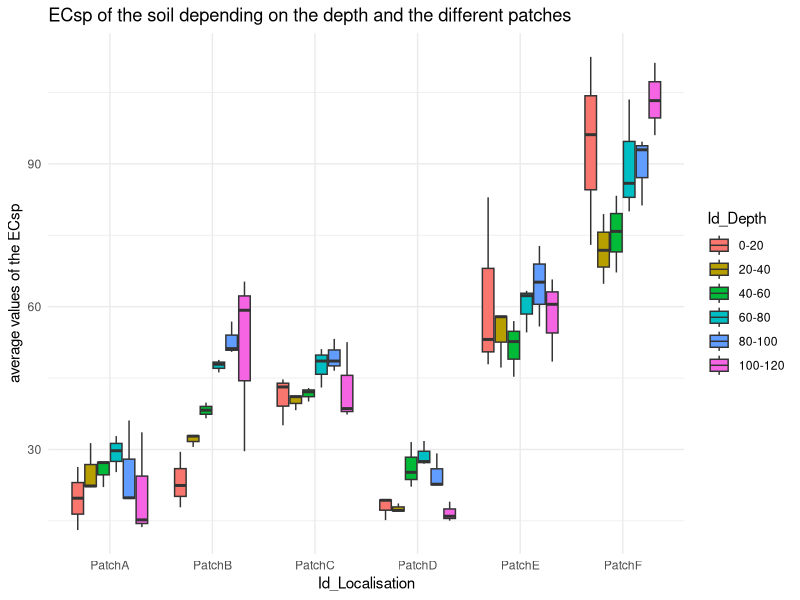
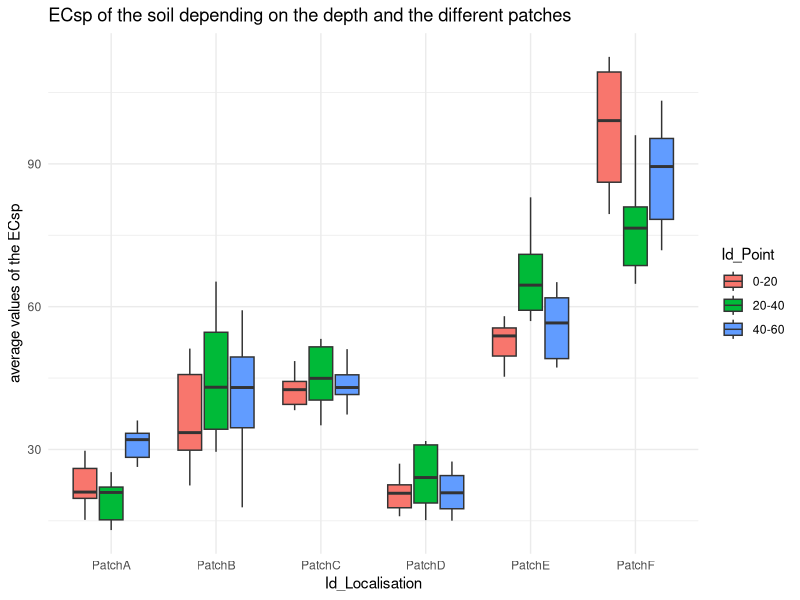
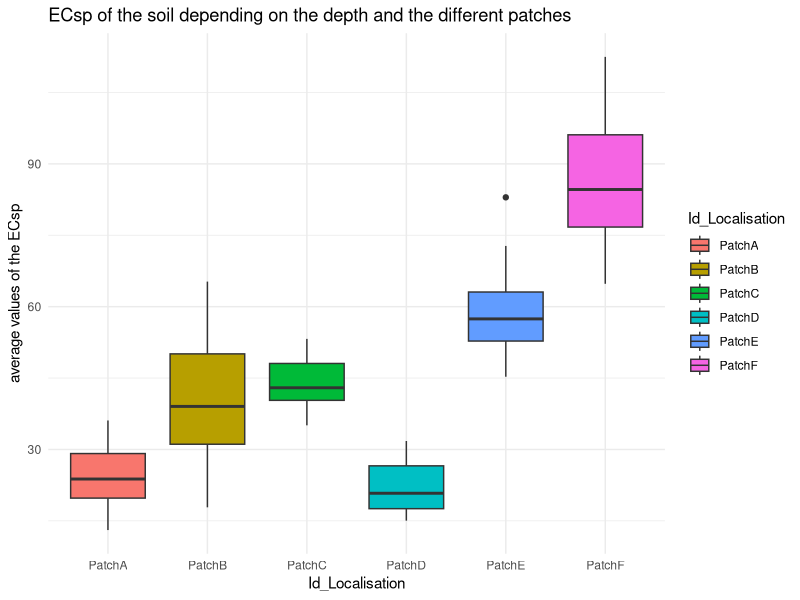
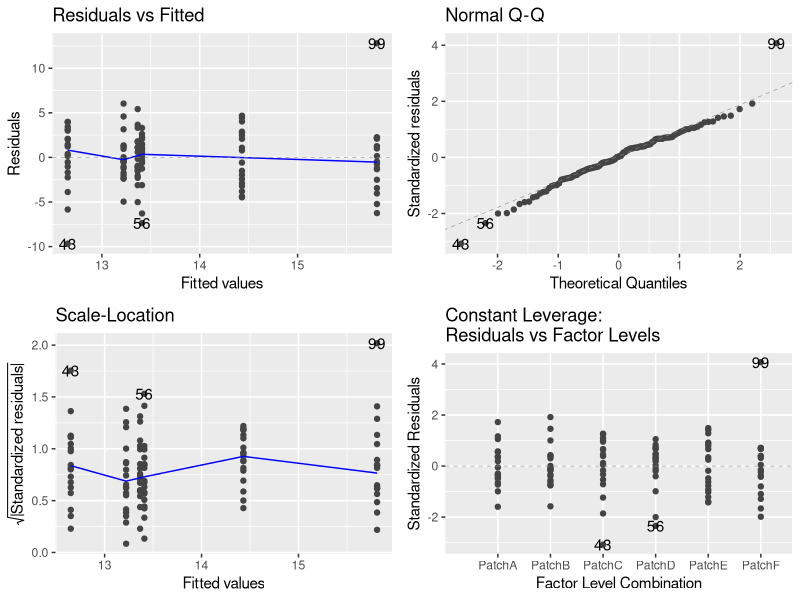
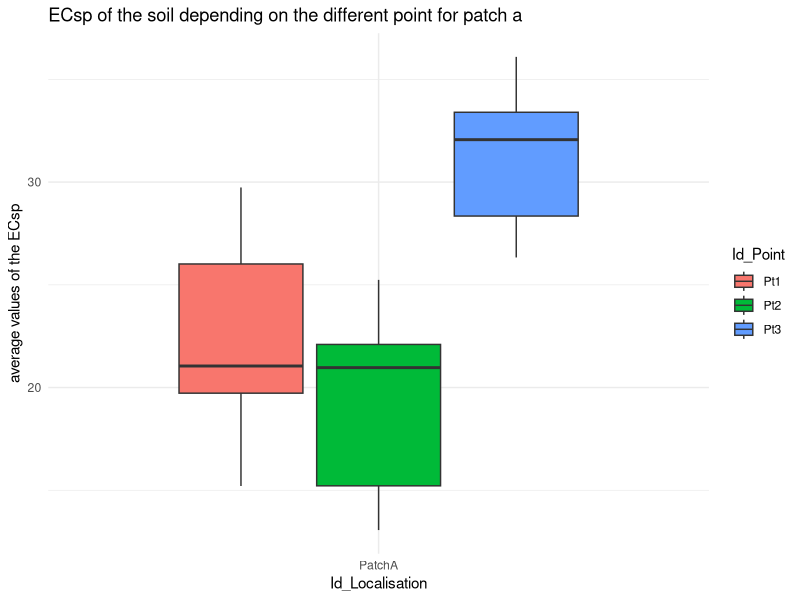
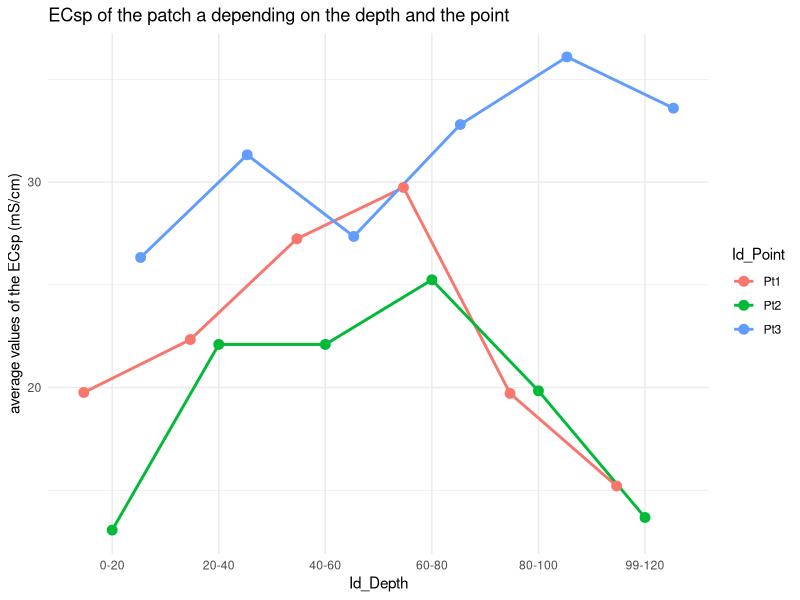
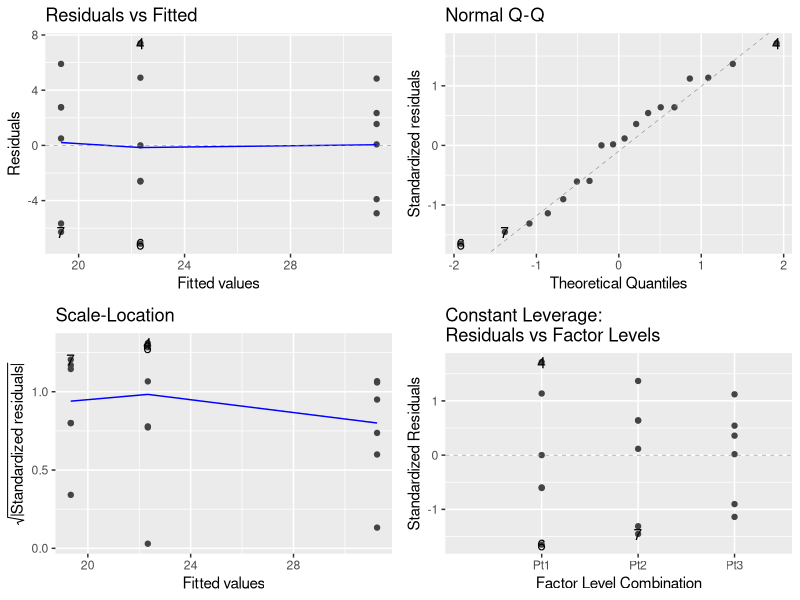
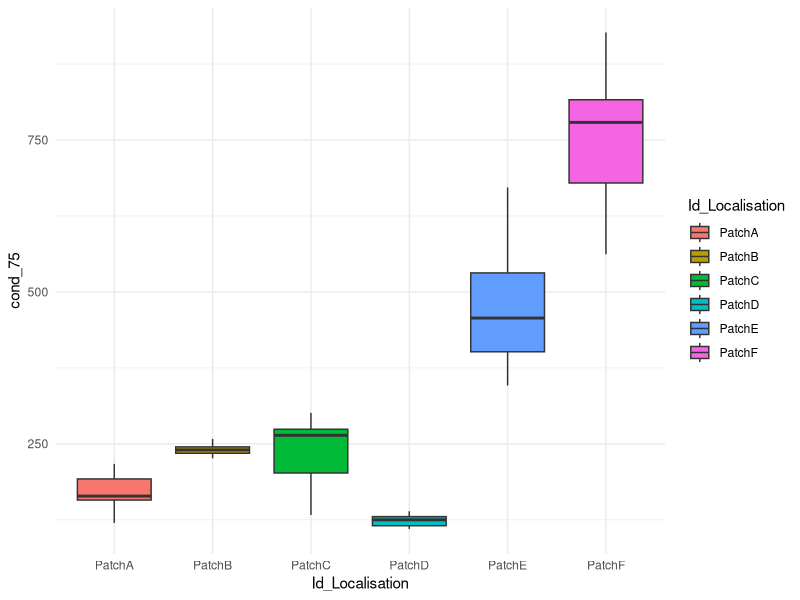

These charts were generated, in order, by the following R code: (Note: this script raises an error after producing the figures.)
## ---- chunk 1
knitr::opts_chunk$set(echo= TRUE, warning=FALSE, message=FALSE)
rm(list=ls())
## ---- chunk 2
library(tidyverse)
library(lubridate)
library (readxl)
library(ggplot2)
library(ggfortify)
library(car)

## ---- chunk 3
#analysis of the data for the abiotic properties of the soil : 

metadata<-read_excel("donnees_sol1.xlsx",sheet="metadata")
donnees_global<-read_excel("donnees_sol1.xlsx",sheet="global")
donneeee<-read_excel("donnees_sol1.xlsx",sheet="Feuil1")

tableau <- metadata %>%  #contains all the data for all the patches, all the point and all the depth
  full_join(donnees_global) %>% 
  na.omit()

tableau3<-metadata %>% #contains the data for all the patches, all the points, but at one predefined depth. This depth could be change by modifing the structure of the data sheet
  full_join(donneeee) %>% 
  na.omit()



#with the code just below, we can see a graph showing the ECsp according to the localisation and the depth. To see the same thing with the moisture, change and write "y= moisture"

ggplot(tableau, aes(x=Id_Localisation, y=ECsp, fill=Id_Depth)) +
  geom_boxplot() +
  labs(title = "ECsp of the soil depending on the depth and the different patches",
       y = "average values of the ECsp") +
  scale_fill_discrete(labels = c('0-20','20-40','40-60','60-80','80-100','100-120'))+
  theme_minimal()


ggplot(tableau, aes(x=Id_Localisation, y=ECsp, fill=Id_Point)) +
  geom_boxplot() +
  labs(title = "ECsp of the soil depending on the depth and the different patches",
       y = "average values of the ECsp") +
  scale_fill_discrete(labels = c('0-20','20-40','40-60','60-80','80-100','100-120'))+
  theme_minimal()

ggplot(tableau, aes(x=Id_Localisation, y=ECsp, fill=Id_Localisation))+
  geom_boxplot() +
  labs(title = "ECsp of the soil depending on the depth and the different patches",
       y = "average values of the ECsp") +
  theme_minimal()

reg<-lm(moisture~Id_Localisation,data=tableau)
summary(reg)
ret_aov<-aov(reg)
autoplot(reg)
res<-residuals(reg)
shapiro.test(res)
leveneTest(ret_aov)
anova(reg)
TukeyHSD(ret_aov)

metidataA<-read_excel("donnees_sol1.xlsx",sheet="patchA")
metidataB<-read_excel("donnees_sol1.xlsx",sheet="patchB")
metidataC<-read_excel("donnees_sol1.xlsx",sheet="patchC")
metidataD<-read_excel("donnees_sol1.xlsx",sheet="patchD")
metidataE<-read_excel("donnees_sol1.xlsx",sheet="patchE")
metidataF<-read_excel("donnees_sol1.xlsx",sheet="patchF")

tableau2 <- metadata %>%  #represents the data for one patch
  full_join(metidataA) %>% #if you want to change the patch, you only have to change the letter #in metidata
  na.omit()

#boxplot showing the evolution of ECsp according to the depth. It shows the differences in a same patch. To see the same thing with the moisture, change and write "y= moisture" 

ggplot(tableau2, aes(x=Id_Localisation, y=ECsp, fill=Id_Point))+
  geom_boxplot() +
  labs(title = "ECsp of the soil depending on the different point for patch a",
       y = "average values of the ECsp") +
  theme_minimal()

# curves showing the evolution of ECsp for the 3 points of one patch. To see the same thing with the moisture, change and write "y= moisture"
ggplot(tableau2, aes(x = Id_Depth, y = ECsp, color = Id_Point)) +
  geom_line(aes(group = Id_Point), position = position_dodge(width = 0.8), size = 1) +
  geom_point(position = position_dodge(width = 0.8), size = 3) +
  labs(title = "ECsp of the patch a depending on the depth and the point",
       y = "average values of the ECsp (mS/cm)") +
  theme_minimal()


#analysis of the variability in a patch

reg<-lm(ECsp~Id_Point,data=tableau2)
summary(reg)
ret_aov<-aov(reg)
autoplot(reg)
res<-residuals(reg)
shapiro.test(res)
bartlett.test(ECsp~Id_Localisation,data=tableau)
leveneTest(ret_aov)
anova(reg)
TukeyHSD(ret_aov)



## ---- chunk 4

conduc<-read_excel("EM38 (1).xlsx",sheet="EM38 (2)")
conduct1<-read_excel("EM38 (1).xlsx",sheet="EM38")

#Boxplot representing the average value of the ECa measured with EM38 from 0 to 35cm in depth according to the patch. To see the same thing with other depth, change and write "y= cond_75" for example

ggplot(conduc, aes(x=Id_Localisation, y=cond_75, fill=Id_Localisation)) +
  geom_boxplot()+
  theme_minimal()

#Boxplot representing the average value for the measurement thanks to EM38 at different depth :0-35, 0-75 (which was measured thanks to 2 different methods) and 0-150

ggplot(conduct1, aes(x=Id_Localisation, y=measure, fill=conductivity)) +
  labs(title = "EM38 results depending on the depth and the patches")+
  geom_boxplot()+
  theme_minimal()

#statistical analysis

reg<-lm(cond_75~Id_Localisation,data=conduc)
summary(reg)
ret_aov<-aov(reg)
autoplot(reg)
res<-residuals(reg)
shapiro.test(res)
leveneTest(ret_aov)
anova(reg)
TukeyHSD(ret_aov)

## ---- chunk 5

#boxplot showing the average of the vegetation cover according to the patch

dodo<-read_excel("dataVegetation.xlsx", sheet="data_acp")

ggplot(dodo, aes(x=id, y=vegetCover, fill=id))+
  geom_boxplot() +
  labs(y = "Vegetation cover of the different patches") +
  theme_minimal()

reg<-lm(vegetCover~id,data=dodo)
summary(reg)
ret_aov<-aov(reg)
autoplot(reg)
res<-residuals(reg)
shapiro.test(res)
leveneTest(ret_aov)
anova(reg)
TukeyHSD(ret_aov)
## ---- chunk 6

#mean height of the main plants according to the patch. To change the genus of the plant, you only have to write "heightsalicornia" or "heightcarex" in stead of heighthalimione"

dodo2<-read_excel("dataVegetation.xlsx", sheet="heightcarex")

ggplot(dodo2, aes(x=id, y=mean_height, color="id"))+
  geom_boxplot() +
  labs(title = "mean height of arroche on the different patches") +
  theme_minimal()

reg<-lm(mean_height~id,data=dodo2)
summary(reg)
ret_aov<-aov(reg)
autoplot(reg)
res<-residuals(reg)
shapiro.test(res)
anova(reg)
leveneTest(ret_aov)
TukeyHSD(ret_aov)
